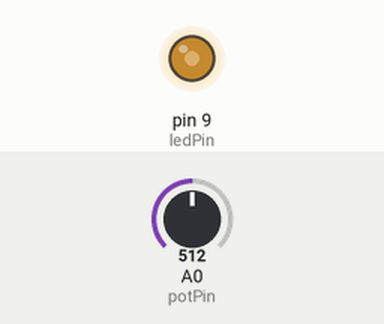
Simulated run of this sketch. Board: Arduino Uno, built with avr-gcc and run on an emulated ATmega328P. On the bench: output pins drawn as LEDs (lit = HIGH). The test bench sets the inputs (shaded band); at power-on: A0 (potPin) = 512.

Above: at 1.2 s.
1.3 s: A0 (potPin) set to 716
At 2.1 s:
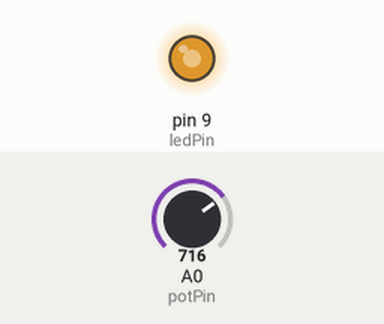
2.8 s: A0 (potPin) set to 900
At 3.2 s:
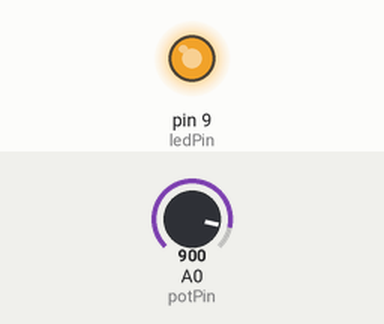
4.3 s: A0 (potPin) set to 122
At 5.5 s:
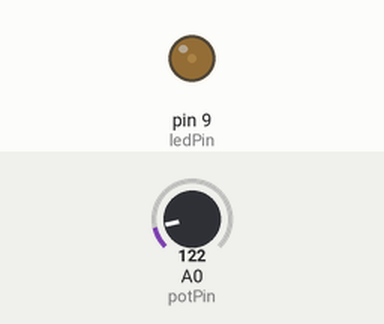
5.8 s: A0 (potPin) set to 0
At 6.7 s:
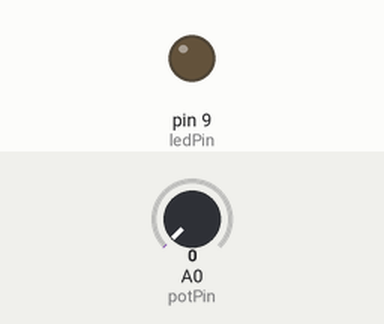
7.3 s: A0 (potPin) set to 511
At 7.9 s:
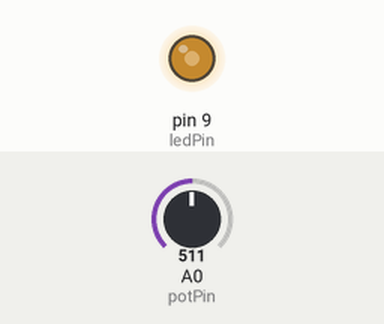
Timing chart, 0 to 9.8 s (numbered marks = the images above; inputs shaded):
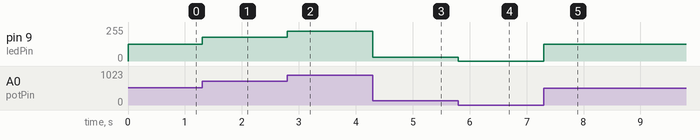

The sketch:

Exercise4_Potentiometer_Dimmer.ino
```cpp
const int potPin = A0;   // Potentiometer wiper
const int ledPin = 9;    // Must be PWM pin (marked with ~ on board)

void setup() {
  pinMode(ledPin, OUTPUT);
}

void loop() {
  int potValue  = analogRead(potPin);           // 0 to 1023
  int brightness = map(potValue, 0, 1023, 0, 255); // Scale to PWM range
  analogWrite(ledPin, brightness);              // Set brightness
}
```

Measured:
- after the input at 1.3 s, pin 9 (ledPin): 127/255 → 178/255 at once
- after the input at 2.8 s, pin 9 (ledPin): 178/255 → 224/255 at once
- after the input at 4.3 s, pin 9 (ledPin): 224/255 → 30/255 at once
- after the input at 5.8 s, pin 9 (ledPin): 30/255 → 0/255 at once
- after the input at 7.3 s, pin 9 (ledPin): 0/255 → 127/255 at once
